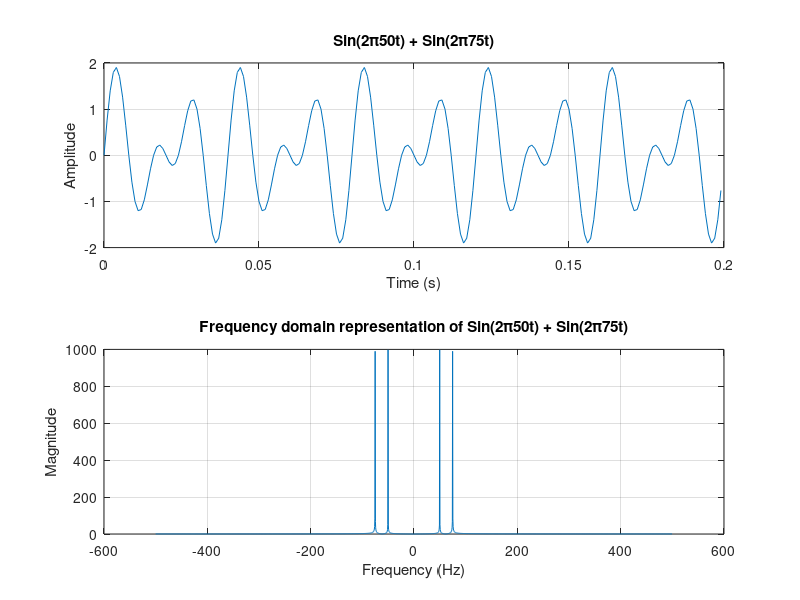

Source code (MATLAB):
clc; clear all; close all;

% Time vector from -1 to 1 with step 0.001
t = -1:0.001:1;

% Sinusoidal function
x = sin(2*pi*50*t) + sin(2*pi*75*t);

%% === Time Domain Plot ===
subplot(2,1,1);
plot(t(1001:1200), x(1001:1200));  % show 0 to 0.2 sec for clarity
grid on;
title('Sin(2\pi50t) + Sin(2\pi75t)');
xlabel('Time (s)');
ylabel('Amplitude');

%% === Frequency Domain Plot ===
N = length(t);    % number of samples
Fs = 1000;        % sampling frequency (1/0.001)
X = abs(fft(x));  % magnitude of FFT
X2 = fftshift(X); % shift zero freq to center

% Frequency axis
f = (-N/2 : N/2-1) * (Fs/N);

subplot(2,1,2);
plot(f, X2);
grid on;
title('Frequency domain representation of Sin(2\pi50t) + Sin(2\pi75t)');
xlabel('Frequency (Hz)');
ylabel('Magnitude');
